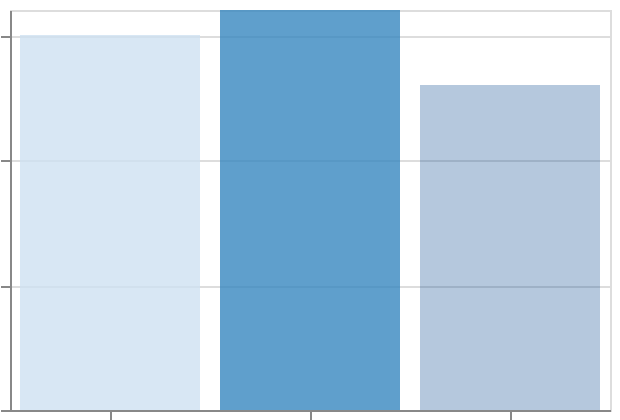

Specify this chart in Vega-Lite:
### Vega-Lite specification from a JSON file in a GitHub repository (floating-point values rounded to 4 significant figures)
{"$schema": "https://vega.github.io/schema/vega-lite/v6.json", "padding": 5, "autosize": "none", "width": 300, "height": 200, "data": {"name": "table", "values": [{"c": "A", "g": "p", "x": 1, "y": 2, "v": 5, "t": "2024-01-15", "o": {"v": 3}, "IMDB Rating": 6.1, "d": "x1"}, {"c": "B", "g": "q", "x": 2, "y": 4, "v": 9, "t": "2024-02-20", "o": {"v": 7}, "IMDB Rating": 7.4, "d": "x2"}, {"c": "A", "g": "q", "x": 3, "y": 3, "v": 2, "t": "2024-03-05", "o": {"v": 1}, "IMDB Rating": 5.2, "d": "x1"}, {"c": "C", "g": "p", "x": 4, "y": 6, "v": 7, "t": "2024-05-30", "o": {"v": 4}, "IMDB Rating": 8.8, "d": "x3"}, {"c": "B", "g": "p", "x": 5, "y": 5, "v": 4, "t": "2024-07-11", "o": {"v": 9}, "IMDB Rating": 6.9, "d": "x2"}, {"c": "C", "g": "q", "x": 6, "y": 8, "v": 6, "t": "2024-09-02", "o": {"v": 2}, "IMDB Rating": 7.7, "d": "x3"}, {"c": "A", "g": "p", "x": 7, "y": 7, "v": 8, "t": "2024-11-25", "o": {"v": 5}, "IMDB Rating": 4.4, "d": "x1"}, {"c": "B", "g": "q", "x": 8, "y": 9, "v": 3, "t": "2024-12-31", "o": {"v": 8}, "IMDB Rating": 9.1, "d": "x2"}]}, "transform": [{"aggregate": [{"op": "sum", "field": "v", "as": "total"}, {"op": "mean", "field": "y", "as": "avg"}, {"op": "count", "as": "n"}], "groupby": ["c"]}], "mark": "bar", "encoding": {"x": {"field": "c", "type": "nominal"}, "y": {"field": "total", "type": "quantitative"}, "color": {"field": "avg", "type": "quantitative"}, "opacity": {"field": "n", "type": "quantitative"}}}
